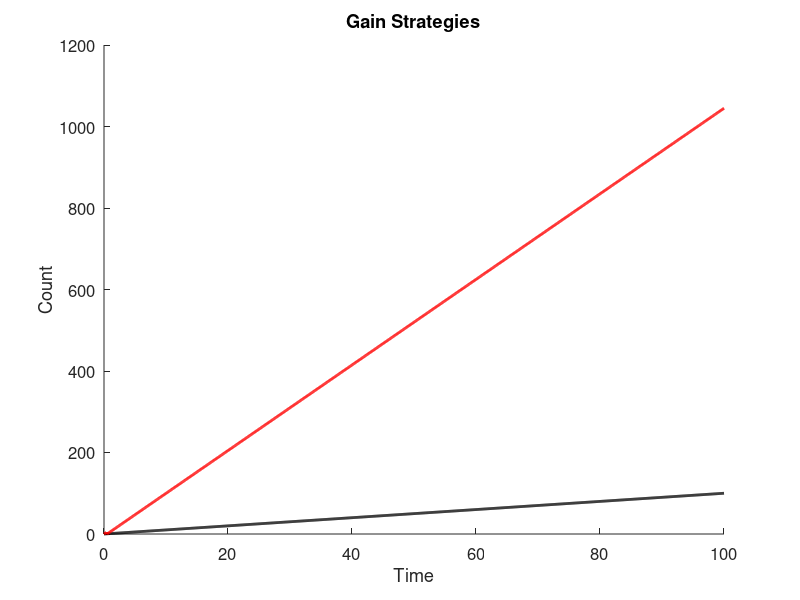
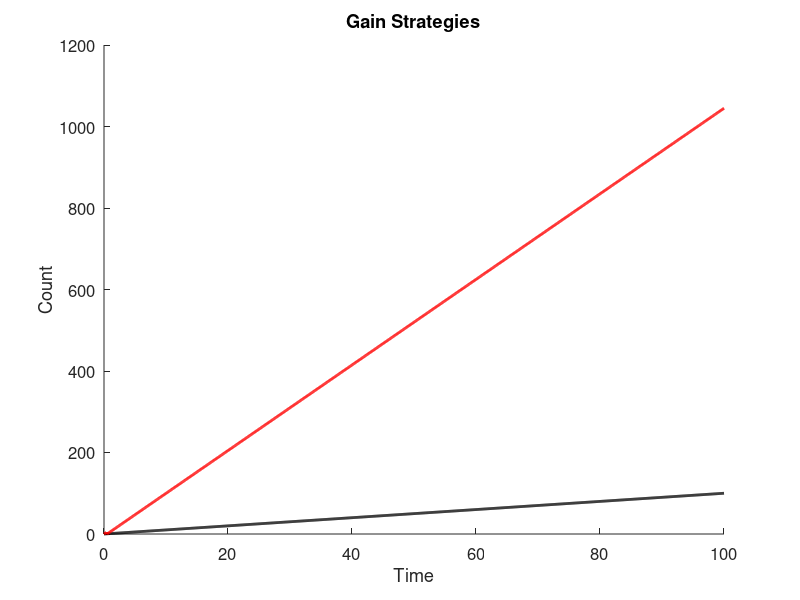

MATLAB code for these plots, in order:
% GainStrategies.m
%
% Question: Is it better to spend and increase productivity or to keep a
% steady gain when trying to reach a set amount?
% Answer: This code! (Potentially...)
%
% Code: starting at the same point, with the same gain rate, one case will
% raise steadily as the control.  Different cases will be added to show
% different strategies, such as spending points to increase gain rate,
% doing so once or constantly, for different amounts of gain rate increase,
% etc...
%
% INPUTS:
%
% OUTPUTS:
% 1) Plot with different cases showing gain over set amount of time, very
% long-term
% 2) Spreadsheet with data values
% 3) Spreadsheet with summary
%
% CASES:
% 0) ControlCase - Steady, linear, increasing 1-to-1; will also be uses as
% a counter
% XX) CaseXX - start with steady gain, reach certain amount, spend points
% to increase gain rate, reach certain amount again, spend points to
% increase gain rate again
% VARIABLES: not all may be used
% 1) Spend Amount - minimum spending amount to increase gain rate; will try
% different minimum amounts
% 2) Gain Rate Increase - amount by which gain rate will increase; will try
% different incease amounts
% 3) Type of Increase - addition or multiplication; multiplication will be
% greater, addition will show by how much
% 4) Times to Increase Gain - number of times to spend and increase gain;
% will try limited or continuous
% 5) Limit of Single Increase - number of spending and increase in one
% action; will try minimum of 1 to maximum available

% Clean up MATLAB workstation; check which are needed
close all;
clear all;
clc;

out_dir = 'C:\Users\I2R_Admin\Documents\Work\Study\Git\RepositoryExample\Outputs\'

% Set up output file
gainDetailsFile = 'GainStrategies.xlsx';
IDT = {'Time\Control Gain', 'Case 1'};
IDI = {};
IDD = 0;
IDE = 0;
rowToWrite = 0;

% Control case details
timeLength = 100;
controlGain = 0.1;

% Case details
sumCase1 = 0;
gainCase1 = 1;
haveInc = 0;

for t = 0:controlGain:timeLength
    rowToWrite = rowToWrite + 1;
    
    % Control case
    IDD(rowToWrite, 1) = t;
    
    % Case 1
    IDD(rowToWrite, 2) = sumCase1;
    sumCase1 = sumCase1 + gainCase1;
    if sumCase1 == 5
        if haveInc == 0
            haveInc = 1;
            sumCase1 = sumCase1 - 5;
            gainCase1 = gainCase1 + 0.05;
        end        
    end
end

figure;
hold on
plot(IDD(:, 1), IDD(:, 1), 'k', 'LineWidth', 2);
plot(IDD(:, 1), IDD(:, 2), 'r', 'LineWidth', 2);
title('Gain Strategies', 'Interpreter', 'none');
xlabel('Time', 'FontSize', 12);
ylabel('Count', 'FontSize', 12);
set(gca, 'FontSize', 12);
savefig(gcf, [out_dir 'GainStrategies.fig']);
saveas(gcf, [out_dir 'GainStrategies.png']);
